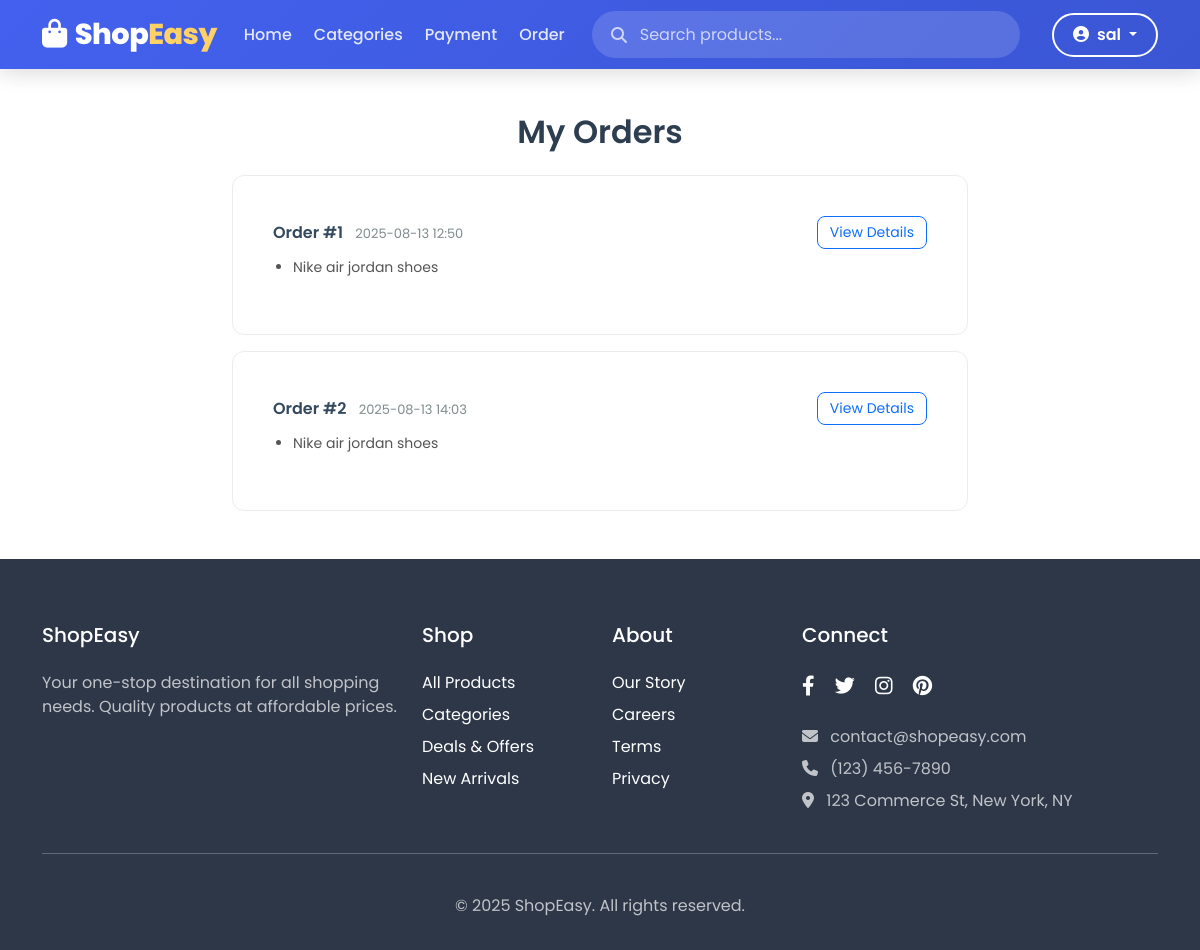
The page /orders/ (signed in) on the database as committed earlier.
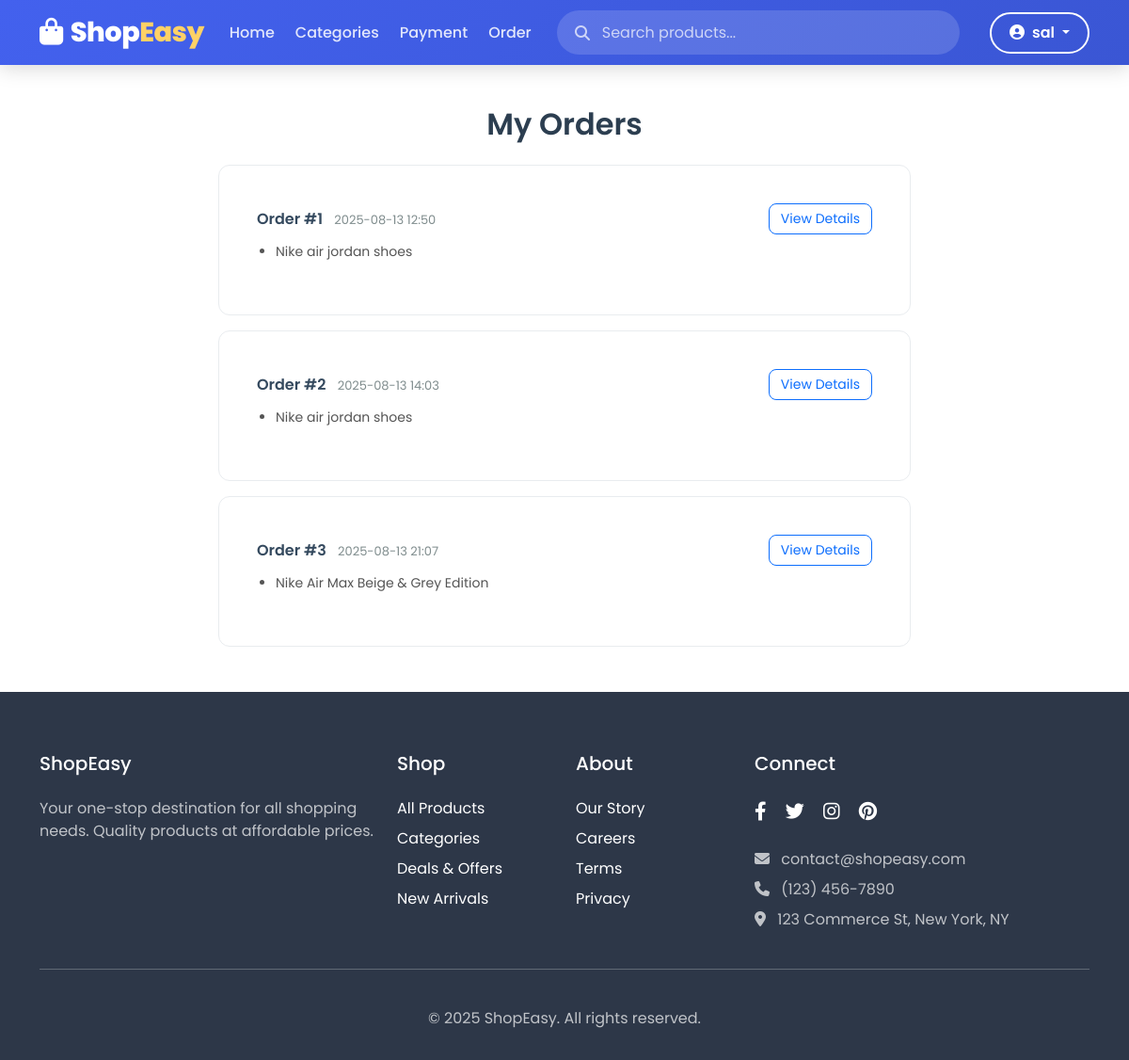
The same page on the database as committed later.
### ecommerce/models.py (models this page shows, shortened)
class Order(models.Model):
    order_id = models.AutoField(primary_key=True)
    booking_reference = models.CharField(max_length=100, unique=True)
    amount = models.DecimalField(max_digits=10, decimal_places=2)
    status = models.CharField(max_length=50, choices=[
        ('pending', 'Pending'),
        ('confirmed', 'Confirmed'),
        ('cancelled', 'Cancelled'),
        ('completed', 'Completed')
    ], default='pending')
    payment_status = models.CharField(max_length=50, choices=[
        ('unpaid', 'Unpaid'),
        ('paid', 'Paid'),
        ('refunded', 'Refunded')
    ], default='unpaid')
    start_date = models.DateField()
    end_date = models.DateField()
    created_at = models.DateTimeField(auto_now_add=True)
    customer = models.ForeignKey(
        Customer,
        to_field='customer_id',
        on_delete=models.CASCADE,
        db_column='customer_id'
    )
    products = models.ManyToManyField(Product, related_name='orders')

class Product(models.Model):
    product_id = models.AutoField(primary_key=True)
    name = models.CharField(max_length=100)
    description = models.TextField()
    price = models.DecimalField(max_digits=10, decimal_places=2)
    image = models.ImageField(upload_to='products/', null=True, blank=True)
    stock = models.IntegerField(default=0)
    is_available = models.BooleanField(default=True)
    rating = models.FloatField(default=0)
    available_from = models.DateField(null=True, blank=True)
    available_to = models.DateField(null=True, blank=True)
    created_at = models.DateTimeField(auto_now_add=True)
    category = models.ForeignKey(
        Category,
        to_field='category_id',
        on_delete=models.CASCADE,
        db_column='category_id',
        related_name='products'
    )

### ecommerce/views.py (the view)
# urls.py: path('orders/', OrderListView.as_view(), name='orders'),
class OrderListView(LoginRequiredMixin, ListView):
    model = Order
    template_name = 'ecommerce/orders.html'
    context_object_name = 'orders'
    login_url = 'login'
    def get_queryset(self):
        user = self.request.user
        if user.is_staff:
            return Order.objects.all()
        return Order.objects.filter(customer=user)

### ecommerce/templates/ecommerce/orders.html (shortened to what this page needs)
{% extends 'ecommerce/base.html' %} {% block title %}My Orders{% endblock %} {% block content %}
<div class="container py-5">
  <h2 class="mb-4 text-center">My Orders</h2>
  <div class="row justify-content-center">
    <div class="col-lg-8">
      {% if orders %}
      <div class="d-flex flex-column gap-3">
        {% for order in orders %}
        <div class="order-card">
          <div class="d-flex justify-content-between align-items-center">
            <div>
              <span class="order-header">Order #{{ order.order_id }}</span>
              <span class="order-date ms-2"
                >{{ order.created_at|date:"Y-m-d H:i" }}</span
              >
            </div>
            <a
              href="{% url 'order_detail' order.order_id %}"
              class="btn btn-outline-primary btn-view"
            >
              View Details
            </a>
          </div>
          <ul class="product-list">
            {% for product in order.products.all %}
            <li>{{ product.name }}</li>
            {% endfor %}
          </ul>
        </div>
        {% endfor %}
      </div>
      {% else %}
      <p class="text-center no-orders">No orders found.</p>
      {% endif %}
    </div>
  </div>
</div>
{% endblock %}

Rows that differ between the two databases and show on the page:
added Order: order_id "3", created_at "2025-08-13 21:07"
now on this page (row unchanged): Product: name "Nike Air Max Beige & Grey Edition", shown under "3"
